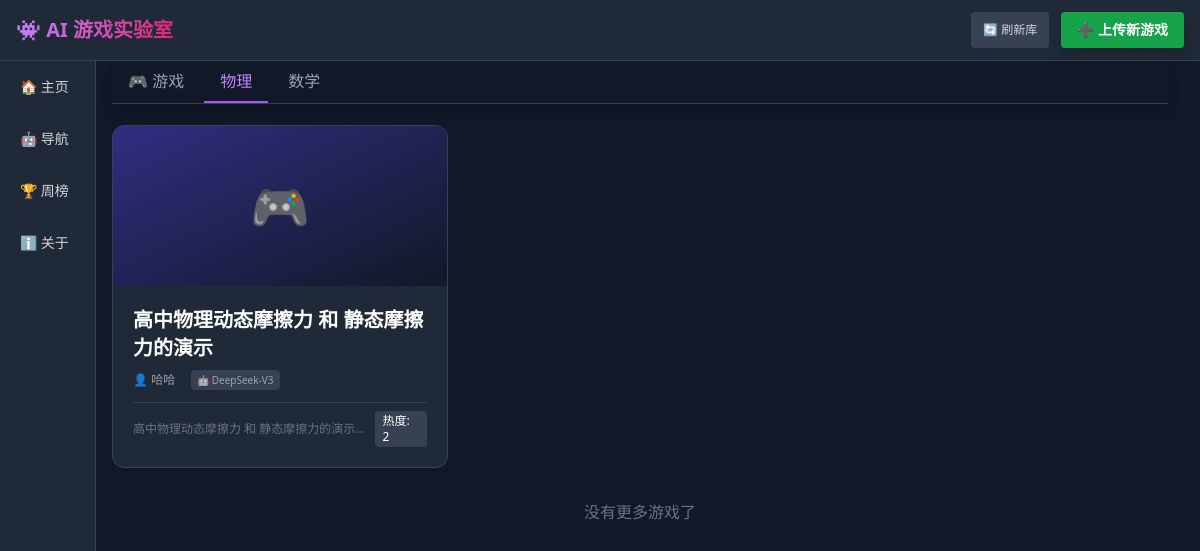
/?category_id=2, run on the app's committed database.
### database.py (models this page shows)
class Category(Base):
    __tablename__ = "categories"
    id = Column(Integer, primary_key=True, index=True)
    name = Column(String, unique=True, index=True)
    created_at = Column(DateTime, default=datetime.utcnow)

class Game(Base):
    __tablename__ = "games"
    id = Column(Integer, primary_key=True, index=True)
    title = Column(String)
    description = Column(String)
    filename = Column(String, unique=True)
    html_code = Column(Text)
    author = Column(String, default="匿名玩家")
    ai_model = Column(String, default="Unknown") # 例如 GPT-4o
    prompt = Column(Text, default="")            # 提示词
    category_id = Column(Integer, default=1)      # 分类ID，默认1（游戏）
    is_multi_file = Column(Integer, default=0)   # 0=单文件, 1=多文件(zip)
    directory_name = Column(String, default="")  # 多文件游戏的目录名
    edit_password = Column(String, default="")   # 编辑密码
    rating = Column(Float, default=0)            # 综合平均分
    rating_total = Column(Integer, default=0)    # 总评分
    rating_count = Column(Integer, default=0)    # 评分次数
    views = Column(Integer, default=0)
    created_at = Column(DateTime, default=datetime.utcnow)

### routers/games.py (the view)
@router.get("/", response_class=HTMLResponse)
async def index(request: Request, category_id: int = None, page: int = 1, db: Session = Depends(get_db)):
    categories = db.query(Category).all()
    per_page = 12
    offset = (page - 1) * per_page
    query = db.query(Game)
    if category_id:
        query = query.filter(Game.category_id == category_id)
    total_games = query.count()
    games = query.order_by(Game.views.desc()).offset(offset).limit(per_page).all()
    return templates.TemplateResponse(
        "index.html",
        {
            "request": request,
            "games": games,
            "categories": categories,
            "selected_category": category_id,
            "current_page": page,
            "total_pages": (total_games + per_page - 1) // per_page
        }
    )

### templates/index.html (shortened to what this page needs)
{% extends "base.html" %}
{% block content %}
    <div class="fixed top-[3.8rem] left-[7rem] right-[2rem] z-50 bg-gray-900 pt-0 pb-0 shadow-lg border-b border-gray-700">
        <div class="flex space-x-1 overflow-x-auto">
            <a href="/" class="px-4 py-2 whitespace-nowrap transition-all duration-300 border-b-2 {% if not selected_category %}border-purple-500 text-purple-400{% else %}border-transparent text-gray-400 hover:text-gray-300{% endif %}">
                🎮 游戏
            </a>
            {% for category in categories %}
            {% if category.name != "游戏" %}
            <a href="/?category_id={{ category.id }}" class="px-4 py-2 whitespace-nowrap transition-all duration-300 border-b-2 {% if selected_category == category.id %}border-purple-500 text-purple-400{% else %}border-transparent text-gray-400 hover:text-gray-300{% endif %}">
                {{ category.name }}
            </a>
            {% endif %}
            {% endfor %}
        </div>
    </div>
    <div id="games-container"
         class="pt-8 grid grid-cols-1 md:grid-cols-2 lg:grid-cols-3 gap-6"
         data-total-pages="{{ total_pages }}"
         data-selected-category="{{ selected_category if selected_category is not none else '' }}">
        {% for game in games %}
        <a href="/play/{{ game.id }}" class="group bg-gray-800 rounded-xl overflow-hidden border border-gray-700 hover:border-purple-500 hover:shadow-2xl hover:shadow-purple-500/20 transition-all duration-300">
            <div class="h-40 bg-gradient-to-br from-indigo-900 to-gray-900 flex items-center justify-center text-5xl group-hover:scale-110 transition-transform">
                🎮
            </div>
            <div class="p-5">
                <h3 class="text-xl font-bold mb-2 group-hover:text-purple-400 transition">{{ game.title }}</h3>
                <div class="flex items-center gap-4 text-xs text-gray-400 mb-3">
                    <span>👤 {{ game.author }}</span>
                    <span class="bg-gray-700 px-1.5 py-0.5 rounded text-[10px]">🤖 {{ game.ai_model }}</span>
                </div>
                <div class="flex justify-between items-center text-xs text-gray-500 border-t border-gray-700 pt-2">
                    <span class="line-clamp-1">
                        {{ game.description or '暂无简介' }}
                    </span>
                    <span class="bg-gray-700 text-white px-2 py-0.5 rounded">热度: {{ game.views }}</span>
                </div>
            </div>
        </a>
        {% endfor %}
    </div>
    <div id="no-more" class="col-span-full text-center py-8 text-gray-500 hidden">
        <p>没有更多游戏了</p>
    </div>
</div>
{% endblock %}

### data on the page
Category: name "物理"
Category: name "数学"
Game: title "高中物理动态摩擦力 和 静态摩擦力的演示", author "哈哈", ai_model "DeepSeek-V3", description "高中物理动态摩擦力…", views "2"
